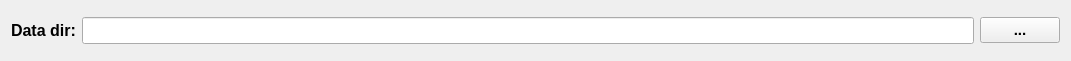
         <widget class="QWidget" name="horizontalLayoutWidget">
          <property name="geometry">
           <rect>
            <x>10</x>
            <y>60</y>
            <width>1071</width>
            <height>61</height>
           </rect>
          </property>
          <layout class="QHBoxLayout" name="horizontalLayout">
           <item>
            <widget class="QLabel" name="label_data_dir">
             <property name="font">
              <font>
               <pointsize>12</pointsize>
               <weight>75</weight>
               <bold>true</bold>
              </font>
             </property>
             <property name="text">
              <string>Data dir:</string>
             </property>
            </widget>
           </item>
           <item>
            <widget class="QLineEdit" name="lineEdit_data_dir">
             <property name="font">
              <font>
               <pointsize>12</pointsize>
               <weight>75</weight>
               <bold>true</bold>
              </font>
             </property>
            </widget>
           </item>
           <item>
            <widget class="QPushButton" name="pushButton_data_dir">
             <property name="sizePolicy">
              <sizepolicy hsizetype="Fixed" vsizetype="Fixed">
               <horstretch>0</horstretch>
               <verstretch>0</verstretch>
              </sizepolicy>
             </property>
             <property name="minimumSize">
              <size>
               <width>0</width>
               <height>0</height>
              </size>
             </property>
             <property name="font">
              <font>
               <pointsize>11</pointsize>
               <weight>75</weight>
               <bold>true</bold>
              </font>
             </property>
             <property name="text">
              <string>...</string>
             </property>
            </widget>
           </item>
          </layout>
         </widget>
